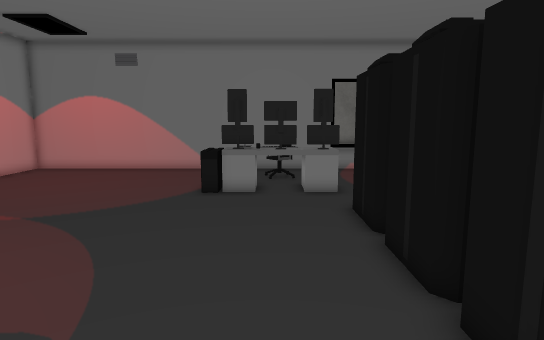
view 1 (above)

20 first-person views from a walk through a 3-D level made in the Unity game engine. The camera is 1.5 m above the floor, tilts 8° down and sees 75° across. Doors are open. The floor is counted in squares, 0.5 m on a side. Each view is taken from the middle of a square. On the plan, view 1 faces up. The plan holds only what a view shows up to about 20 squares ahead; the rest is blank. The player is left out. Some surface patterns are stand-ins.

view 2
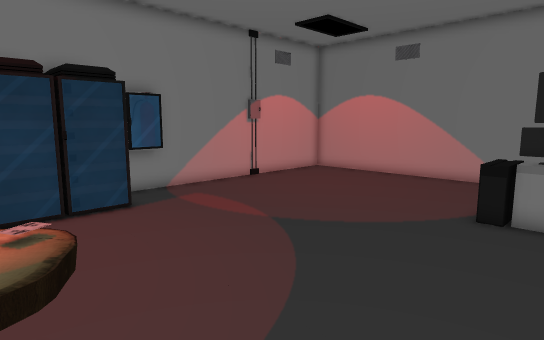

view 3
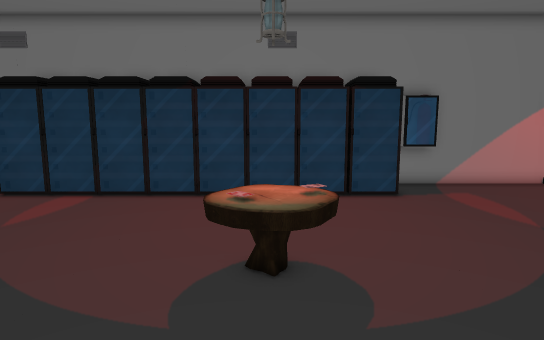

view 4
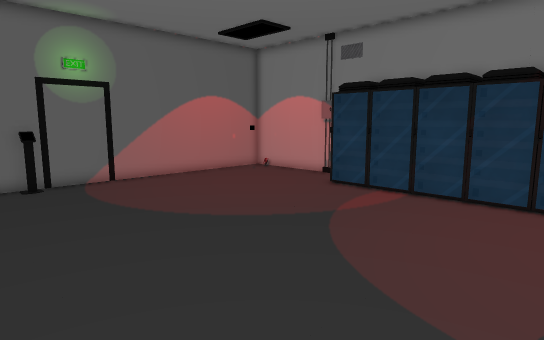

view 5
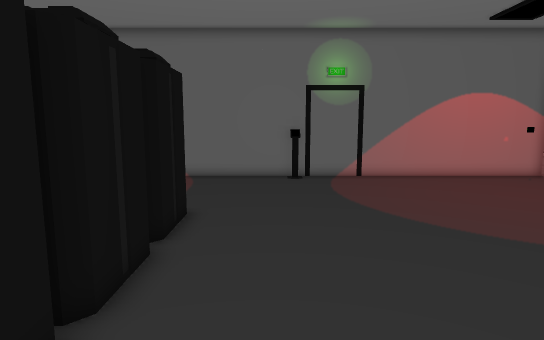

view 6
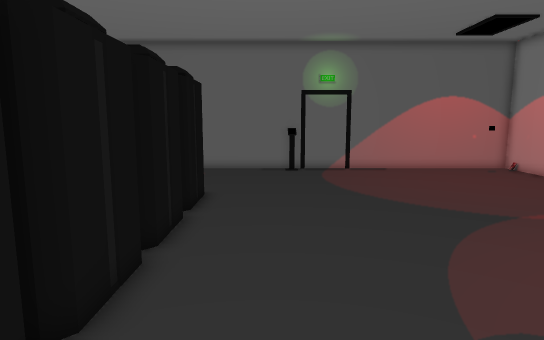

view 7
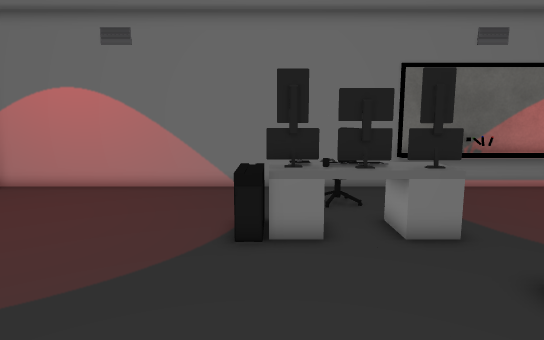

view 8
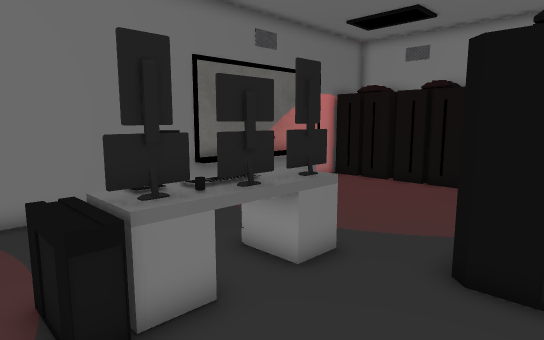

view 9
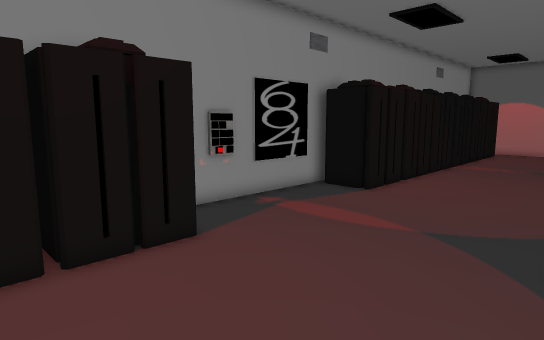

view 10
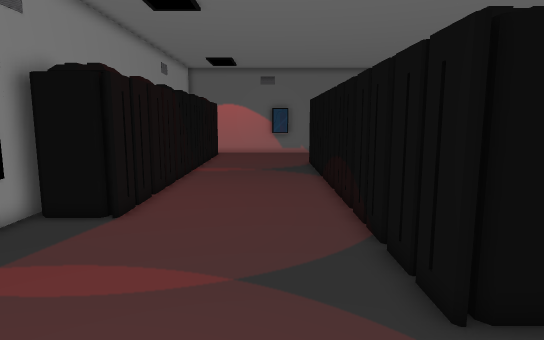

view 11
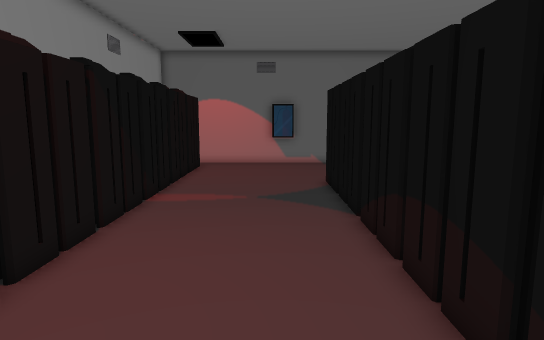

view 12
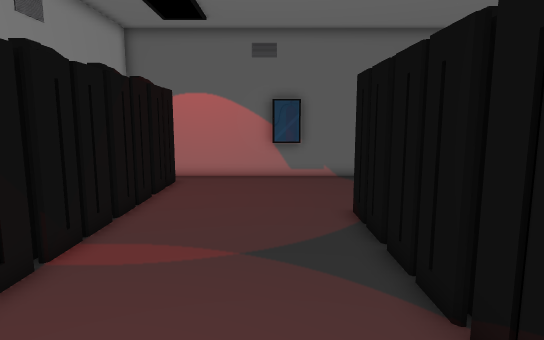

view 13
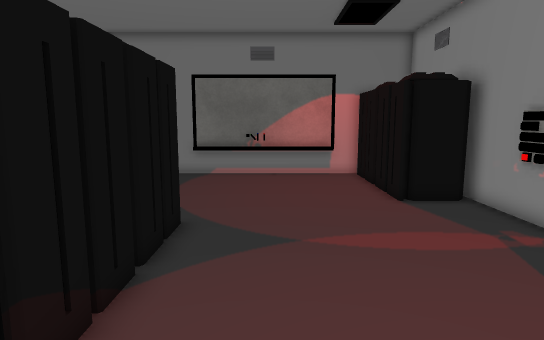

view 14
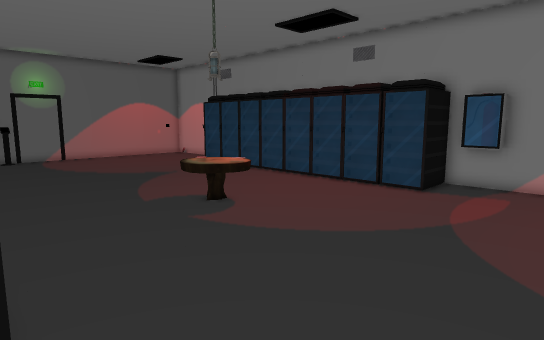

view 15
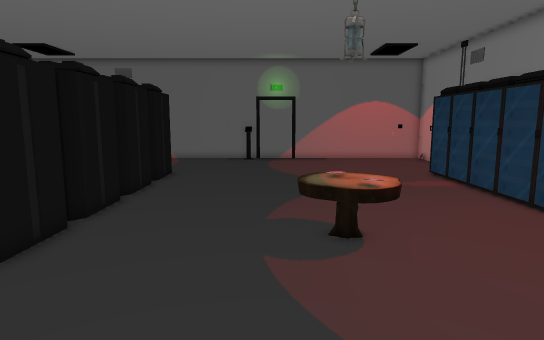

view 16
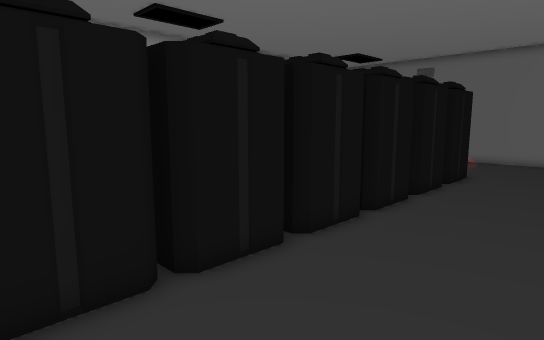

view 17
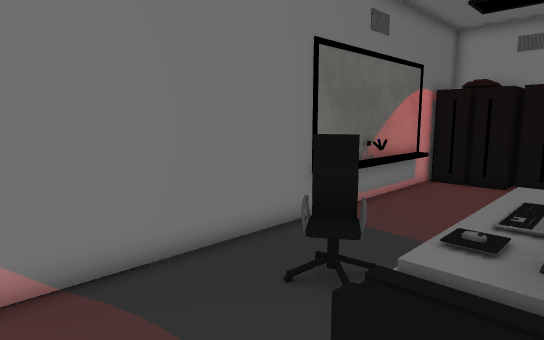

view 18
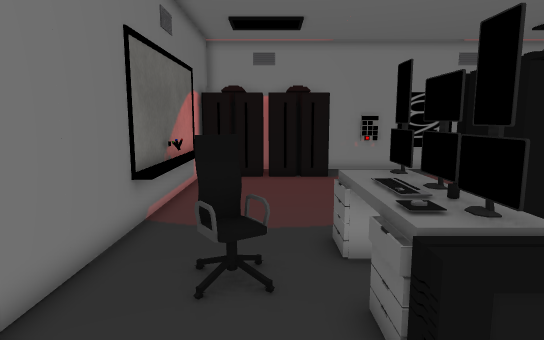

view 19
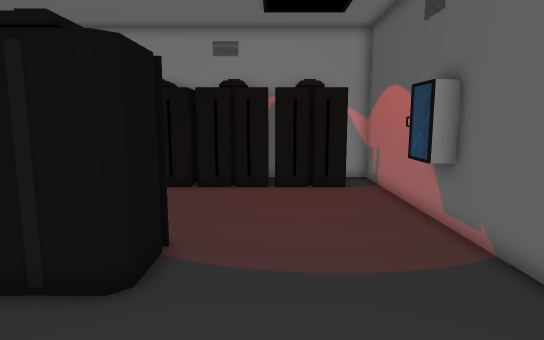

view 20
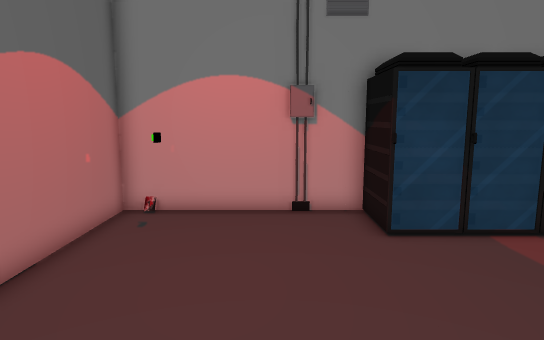

### Floor plan
Points are (right, up) in squares from view 1. A wall is a line through its corners. A room is listed if a view was taken in it or the views show most of it. See-through windows are left out.
Room 1 (views 1, 2, 3, 4, 5, 6, 7, 8, 9, 10, 11, 12, 13, 14, 15, 16, 17, 18, 19, 20)
walls: (15.6, 5.5) (15.6, 15.9); (-12, 6.3) (-12, 5.8); (-12.1, 6) (-12.1, -8); (-12.1, 8.1) (-12.1, 6.1); (-11.7, -8) (-14.6, -8) (-14.6, -16) (15.6, -16) (15.6, -14.9); (4.5, 21.9) (-14.4, 21.9); (15.6, -11.3) (15.6, -10.8); (-14.4, -9.6) (-14.4, -10.5); (-14.4, 16.5) (-14.4, 15.8); (-14.6, 17.1) (-14.6, 8) (-11.9, 8); (13.9, 21.9) (10.4, 21.9)
ways out: open door at (-13.1, -12.9); open door at (-13.1, 13.1); open door at (-13.1, 18.9)
objects: other object (-12, -14); other object (-6, 2) to (-4, 4); other object (-3, 14) to (-2, 16); other object (-2, 15) to (-1, 17); other object (0, 15) to (1, 16); other object (0, 19) to (1, 19); other object (2, 15) to (3, 16); other object (3, -8) to (5, -5); other object (3, -4) to (5, -2); other object (3, -1) to (5, 2); other object (3, 3) to (5, 5); other object (3, 6) to (5, 9); other object (3, 10) to (5, 12); other object (4, 21) to (11, 22); other object (7, -16) to (7, -15); other object (8, -15); other object (13, -14) to (14, -11); other object (13, -10) to (14, -8); other object (13, -7) to (14, -4); other object (13, -3) to (14, -1); other object (13, 0) to (14, 3); other object (13, 4) to (15, 6); other object (13, 15) to (15, 18); other object (13, 19) to (14, 21)

Where each view was taken, in squares from view 1:
view 1: 0 up, 0 right, facing up
view 2: 3 up, 0 right, facing up-left
view 3: 3 up, 2 right, facing left
view 4: 2 up, 2 right, facing down-left
view 5: 3 up, 0 right, facing down
view 6: 6 up, 0 right, facing down
view 7: 6 up, 2 left, facing up
view 8: 10 up, 4 left, facing up-right
view 9: 20 up, 5 right, facing down-right
view 10: 17 up, 8 right, facing down
view 11: 9 up, 8 right, facing down
view 12: 3 up, 8 right, facing down
view 13: 2 up, 8 right, facing up
view 14: 14 up, 3 right, facing down-left
view 15: 12 up, 3 left, facing down
view 16: 12 up, 3 left, facing down-right
view 17: 15 up, 5 left, facing up-right
view 18: 18 up, 6 left, facing right
view 19: 11 down, 3 left, facing right
view 20: 11 down, 3 left, facing left
